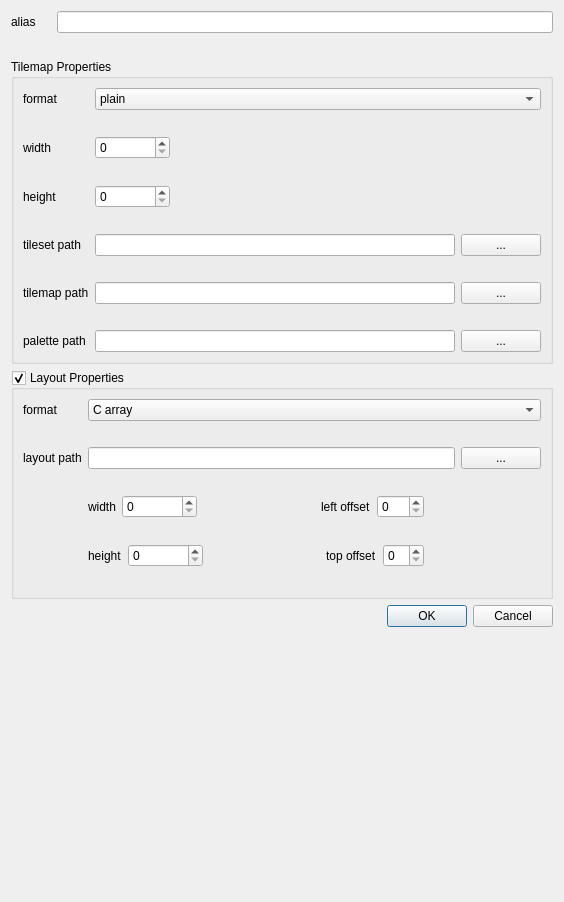
<?xml version="1.0" encoding="UTF-8"?>
<ui version="4.0">
 <class>RegionMapPropertiesDialog</class>
 <widget class="QDialog" name="RegionMapPropertiesDialog">
  <property name="geometry">
   <rect>
    <x>0</x>
    <y>0</y>
    <width>564</width>
    <height>902</height>
   </rect>
  </property>
  <property name="sizePolicy">
   <sizepolicy hsizetype="Minimum" vsizetype="Preferred">
    <horstretch>0</horstretch>
    <verstretch>0</verstretch>
   </sizepolicy>
  </property>
  <property name="windowTitle">
   <string>Region Map Properties</string>
  </property>
  <layout class="QFormLayout" name="formLayout_4">
   <property name="fieldGrowthPolicy">
    <enum>QFormLayout::AllNonFixedFieldsGrow</enum>
   </property>
   <item row="0" column="0">
    <widget class="QLabel" name="label">
     <property name="text">
      <string>alias</string>
     </property>
    </widget>
   </item>
   <item row="0" column="1">
    <widget class="QLineEdit" name="config_alias">
     <property name="toolTip">
      <string>A nickname for this region map that will differentiate it from others (should be unique).</string>
     </property>
    </widget>
   </item>
   <item row="1" column="1">
    <widget class="QLabel" name="message_alias">
     <property name="styleSheet">
      <string notr="true">color: #ff5c33</string>
     </property>
     <property name="text">
      <string/>
     </property>
    </widget>
   </item>
   <item row="4" column="0" colspan="2">
    <widget class="QGroupBox" name="groupBox">
     <property name="title">
      <string>Tilemap Properties</string>
     </property>
     <layout class="QFormLayout" name="formLayout">
      <item row="0" column="0">
       <widget class="QLabel" name="label_4">
        <property name="text">
         <string>format</string>
        </property>
       </widget>
      </item>
      <item row="0" column="1">
       <widget class="QComboBox" name="config_tilemapFormat">
        <property name="toolTip">
         <string>&lt;html&gt;&lt;head/&gt;&lt;body&gt;&lt;p&gt;The tilemap format can be either:&lt;/p&gt;&lt;p&gt;1) Plain (tilemap is a list of 8-bit tile indexes into the tileset)&lt;/p&gt;&lt;p&gt;2) 4BPP (tilemap entries are 16 bits, with x/y-flip, and palette index for 16 16-color palettes)&lt;/p&gt;&lt;p&gt;3) 8BPP (tilemap entries are 16 bits, with x/y-flip, single 256-color palette)&lt;/p&gt;&lt;/body&gt;&lt;/html&gt;</string>
        </property>
        <item>
         <property name="text">
          <string>plain</string>
         </property>
        </item>
        <item>
         <property name="text">
          <string>4bpp</string>
         </property>
        </item>
        <item>
         <property name="text">
          <string>8bpp</string>
         </property>
        </item>
       </widget>
      </item>
      <item row="1" column="1">
       <widget class="QLabel" name="message_tilemapFormat">
        <property name="styleSheet">
         <string notr="true">color: #ff5c33</string>
        </property>
        <property name="text">
         <string/>
        </property>
       </widget>
      </item>
      <item row="2" column="0">
       <widget class="QLabel" name="label_5">
        <property name="text">
         <string>width</string>
        </property>
       </widget>
      </item>
      <item row="3" column="1">
       <widget class="QLabel" name="message_tilemapWidth">
        <property name="styleSheet">
         <string notr="true">color: #ff5c33</string>
        </property>
        <property name="text">
         <string/>
        </property>
       </widget>
      </item>
      <item row="4" column="0">
       <widget class="QLabel" name="label_6">
        <property name="text">
         <string>height</string>
        </property>
       </widget>
      </item>
      <item row="4" column="1">
       <widget class="QSpinBox" name="config_tilemapHeight">
        <property name="sizePolicy">
         <sizepolicy hsizetype="Fixed" vsizetype="Fixed">
          <horstretch>0</horstretch>
          <verstretch>0</verstretch>
         </sizepolicy>
        </property>
        <property name="minimumSize">
         <size>
          <width>75</width>
          <height>0</height>
         </size>
        </property>
        <property name="toolTip">
         <string>The height of the tilemap</string>
        </property>
        <property name="maximum">
         <number>255</number>
        </property>
       </widget>
      </item>
      <item row="6" column="0">
       <widget class="QLabel" name="label_7">
        <property name="text">
         <string>tileset path</string>
        </property>
       </widget>
      </item>
      <item row="6" column="1">
       <widget class="QFrame" name="frame">
        <property name="frameShape">
         <enum>QFrame::NoFrame</enum>
        </property>
        <property name="frameShadow">
         <enum>QFrame::Raised</enum>
        </property>
        <layout class="QHBoxLayout" name="horizontalLayout">
         <property name="leftMargin">
          <number>0</number>
         </property>
         <property name="topMargin">
          <number>0</number>
         </property>
         <property name="rightMargin">
          <number>0</number>
         </property>
         <property name="bottomMargin">
          <number>0</number>
         </property>
         <item>
          <widget class="QLineEdit" name="config_tilemapImagePath">
           <property name="sizePolicy">
            <sizepolicy hsizetype="MinimumExpanding" vsizetype="Fixed">
             <horstretch>0</horstretch>
             <verstretch>0</verstretch>
            </sizepolicy>
           </property>
           <property name="minimumSize">
            <size>
             <width>350</width>
             <height>0</height>
            </size>
           </property>
           <property name="toolTip">
            <string>&lt;html&gt;&lt;head/&gt;&lt;body&gt;&lt;p&gt;Path to the tileset image (.png) relative to the project root.&lt;/p&gt;&lt;/body&gt;&lt;/html&gt;</string>
           </property>
          </widget>
         </item>
         <item>
          <widget class="QPushButton" name="browse_tilesetImagePath">
           <property name="text">
            <string>...</string>
           </property>
          </widget>
         </item>
        </layout>
       </widget>
      </item>
      <item row="7" column="1">
       <widget class="QLabel" name="message_tilemapImagePath">
        <property name="styleSheet">
         <string notr="true">color: #ff5c33</string>
        </property>
        <property name="text">
         <string/>
        </property>
       </widget>
      </item>
      <item row="8" column="0">
       <widget class="QLabel" name="label_8">
        <property name="text">
         <string>tilemap path</string>
        </property>
       </widget>
      </item>
      <item row="8" column="1">
       <widget class="QFrame" name="frame_2">
        <property name="toolTip">
         <string>&lt;html&gt;&lt;head/&gt;&lt;body&gt;&lt;p&gt;Path to the tilemap binary relative to the project root.&lt;/p&gt;&lt;/body&gt;&lt;/html&gt;</string>
        </property>
        <property name="frameShape">
         <enum>QFrame::NoFrame</enum>
        </property>
        <property name="frameShadow">
         <enum>QFrame::Raised</enum>
        </property>
        <layout class="QHBoxLayout" name="horizontalLayout_2">
         <property name="leftMargin">
          <number>0</number>
         </property>
         <property name="topMargin">
          <number>0</number>
         </property>
         <property name="rightMargin">
          <number>0</number>
         </property>
         <property name="bottomMargin">
          <number>0</number>
         </property>
         <item>
          <widget class="QLineEdit" name="config_tilemapBinPath"/>
         </item>
         <item>
          <widget class="QPushButton" name="browse_tilemapBinPath">
           <property name="text">
            <string>...</string>
           </property>
          </widget>
         </item>
        </layout>
       </widget>
      </item>
      <item row="9" column="1">
       <widget class="QLabel" name="message_tilemapBinPath">
        <property name="styleSheet">
         <string notr="true">color: #ff5c33</string>
        </property>
        <property name="text">
         <string/>
        </property>
       </widget>
      </item>
      <item row="10" column="0">
       <widget class="QLabel" name="label_11">
        <property name="text">
         <string>palette path</string>
        </property>
       </widget>
      </item>
      <item row="10" column="1">
       <widget class="QFrame" name="frame_3">
        <property name="frameShape">
         <enum>QFrame::NoFrame</enum>
        </property>
        <property name="frameShadow">
         <enum>QFrame::Plain</enum>
        </property>
        <layout class="QHBoxLayout" name="horizontalLayout_3">
         <property name="leftMargin">
          <number>0</number>
         </property>
         <property name="topMargin">
          <number>0</number>
         </property>
         <property name="rightMargin">
          <number>0</number>
         </property>
         <property name="bottomMargin">
          <number>0</number>
         </property>
         <item>
          <widget class="QLineEdit" name="config_tilemapPalettePath">
           <property name="toolTip">
            <string>&lt;html&gt;&lt;head/&gt;&lt;body&gt;&lt;p&gt;(optional) Path to the .pal JASC palette file&lt;/p&gt;&lt;/body&gt;&lt;/html&gt;</string>
           </property>
          </widget>
         </item>
         <item>
          <widget class="QPushButton" name="browse_tilemapPalettePath">
           <property name="text">
            <string>...</string>
           </property>
          </widget>
         </item>
        </layout>
       </widget>
      </item>
      <item row="5" column="1">
       <widget class="QLabel" name="message_tilemapHeight">
        <property name="styleSheet">
         <string notr="true">color: #ff5c33</string>
        </property>
        <property name="text">
         <string/>
        </property>
       </widget>
      </item>
      <item row="2" column="1">
       <widget class="QSpinBox" name="config_tilemapWidth">
        <property name="sizePolicy">
         <sizepolicy hsizetype="Fixed" vsizetype="Fixed">
          <horstretch>0</horstretch>
          <verstretch>0</verstretch>
         </sizepolicy>
        </property>
        <property name="minimumSize">
         <size>
          <width>75</width>
          <height>0</height>
         </size>
        </property>
        <property name="toolTip">
         <string>&lt;html&gt;&lt;head/&gt;&lt;body&gt;&lt;p&gt;The width of the tilemap&lt;/p&gt;&lt;/body&gt;&lt;/html&gt;</string>
        </property>
        <property name="maximum">
         <number>255</number>
        </property>
       </widget>
      </item>
     </layout>
    </widget>
   </item>
   <item row="6" column="0" colspan="2">
    <widget class="QGroupBox" name="group_layout">
     <property name="title">
      <string>Layout Properties</string>
     </property>
     <property name="checkable">
      <bool>true</bool>
     </property>
     <layout class="QFormLayout" name="formLayout_2">
      <item row="0" column="0">
       <widget class="QLabel" name="label_9">
        <property name="text">
         <string>format</string>
        </property>
       </widget>
      </item>
      <item row="0" column="1">
       <widget class="QComboBox" name="config_layoutFormat">
        <property name="toolTip">
         <string>&lt;html&gt;&lt;head/&gt;&lt;body&gt;&lt;p&gt;The format of the layout file, can be a C array in a text file with &amp;quot;MAPSEC_&amp;quot;-prefixed constants, or a binary file where each byte is a value of some &amp;quot;MAPSEC_&amp;quot;-prefixed constant.&lt;/p&gt;&lt;/body&gt;&lt;/html&gt;</string>
        </property>
        <item>
         <property name="text">
          <string>C array</string>
         </property>
        </item>
        <item>
         <property name="text">
          <string>binary</string>
         </property>
        </item>
       </widget>
      </item>
      <item row="1" column="1">
       <widget class="QLabel" name="message_layoutFormat">
        <property name="styleSheet">
         <string notr="true">color: #ff5c33</string>
        </property>
        <property name="text">
         <string/>
        </property>
       </widget>
      </item>
      <item row="2" column="0">
       <widget class="QLabel" name="label_10">
        <property name="text">
         <string>layout path</string>
        </property>
       </widget>
      </item>
      <item row="2" column="1">
       <widget class="QFrame" name="frame_5">
        <property name="frameShape">
         <enum>QFrame::NoFrame</enum>
        </property>
        <property name="frameShadow">
         <enum>QFrame::Raised</enum>
        </property>
        <layout class="QHBoxLayout" name="horizontalLayout_5">
         <property name="leftMargin">
          <number>0</number>
         </property>
         <property name="topMargin">
          <number>0</number>
         </property>
         <property name="rightMargin">
          <number>0</number>
         </property>
         <property name="bottomMargin">
          <number>0</number>
         </property>
         <item>
          <widget class="QLineEdit" name="config_layoutPath">
           <property name="toolTip">
            <string>&lt;html&gt;&lt;head/&gt;&lt;body&gt;&lt;p&gt;The path to the layout file, relative to the project root.&lt;/p&gt;&lt;/body&gt;&lt;/html&gt;</string>
           </property>
          </widget>
         </item>
         <item>
          <widget class="QPushButton" name="browse_layoutPath">
           <property name="text">
            <string>...</string>
           </property>
          </widget>
         </item>
        </layout>
       </widget>
      </item>
      <item row="3" column="1">
       <widget class="QLabel" name="message_layoutPath">
        <property name="styleSheet">
         <string notr="true">color: #ff5c33</string>
        </property>
        <property name="text">
         <string/>
        </property>
       </widget>
      </item>
      <item row="4" column="1">
       <widget class="QWidget" name="widget" native="true">
        <layout class="QHBoxLayout" name="horizontalLayout_7">
         <property name="leftMargin">
          <number>0</number>
         </property>
         <property name="topMargin">
          <number>0</number>
         </property>
         <property name="rightMargin">
          <number>0</number>
         </property>
         <property name="bottomMargin">
          <number>0</number>
         </property>
         <item>
          <widget class="QLabel" name="label_16">
           <property name="text">
            <string>width</string>
           </property>
          </widget>
         </item>
         <item>
          <widget class="QSpinBox" name="config_layoutWidth">
           <property name="sizePolicy">
            <sizepolicy hsizetype="Fixed" vsizetype="Fixed">
             <horstretch>0</horstretch>
             <verstretch>0</verstretch>
            </sizepolicy>
           </property>
           <property name="minimumSize">
            <size>
             <width>75</width>
             <height>0</height>
            </size>
           </property>
           <property name="toolTip">
            <string>&lt;html&gt;&lt;head/&gt;&lt;body&gt;&lt;p&gt;The layout width.&lt;/p&gt;&lt;/body&gt;&lt;/html&gt;</string>
           </property>
           <property name="minimum">
            <number>0</number>
           </property>
           <property name="maximum">
            <number>255</number>
           </property>
          </widget>
         </item>
         <item>
          <spacer name="horizontalSpacer_6">
           <property name="orientation">
            <enum>Qt::Horizontal</enum>
           </property>
           <property name="sizeHint" stdset="0">
            <size>
             <width>40</width>
             <height>20</height>
            </size>
           </property>
          </spacer>
         </item>
         <item>
          <widget class="QLabel" name="label_12">
           <property name="text">
            <string>left offset</string>
           </property>
          </widget>
         </item>
         <item>
          <widget class="QSpinBox" name="config_leftOffs">
           <property name="toolTip">
            <string>&lt;html&gt;&lt;head/&gt;&lt;body&gt;&lt;p&gt;The offset from the left of the tilemap where the layout starts.&lt;/p&gt;&lt;p&gt;(ie, coordinate (0,0) in the layout would be (offset left, offset top) in the tilemap).&lt;/p&gt;&lt;/body&gt;&lt;/html&gt;</string>
           </property>
           <property name="maximum">
            <number>255</number>
           </property>
          </widget>
         </item>
         <item>
          <spacer name="horizontalSpacer_3">
           <property name="orientation">
            <enum>Qt::Horizontal</enum>
           </property>
           <property name="sizeHint" stdset="0">
            <size>
             <width>85</width>
             <height>2</height>
            </size>
           </property>
          </spacer>
         </item>
        </layout>
       </widget>
      </item>
      <item row="5" column="1">
       <widget class="QLabel" name="message_layoutWidth">
        <property name="styleSheet">
         <string notr="true">color: #ff5c33</string>
        </property>
        <property name="text">
         <string/>
        </property>
       </widget>
      </item>
      <item row="6" column="1">
       <widget class="QWidget" name="widget_2" native="true">
        <layout class="QHBoxLayout" name="horizontalLayout_8">
         <property name="leftMargin">
          <number>0</number>
         </property>
         <property name="topMargin">
          <number>0</number>
         </property>
         <property name="rightMargin">
          <number>0</number>
         </property>
         <property name="bottomMargin">
          <number>0</number>
         </property>
         <item>
          <widget class="QLabel" name="label_17">
           <property name="text">
            <string>height</string>
           </property>
          </widget>
         </item>
         <item>
          <widget class="QSpinBox" name="config_layoutHeight">
           <property name="sizePolicy">
            <sizepolicy hsizetype="Fixed" vsizetype="Fixed">
             <horstretch>0</horstretch>
             <verstretch>0</verstretch>
            </sizepolicy>
           </property>
           <property name="minimumSize">
            <size>
             <width>75</width>
             <height>0</height>
            </size>
           </property>
           <property name="toolTip">
            <string>&lt;html&gt;&lt;head/&gt;&lt;body&gt;&lt;p&gt;The layout height.&lt;/p&gt;&lt;/body&gt;&lt;/html&gt;</string>
           </property>
           <property name="minimum">
            <number>0</number>
           </property>
           <property name="maximum">
            <number>255</number>
           </property>
          </widget>
         </item>
         <item>
          <spacer name="horizontalSpacer_7">
           <property name="orientation">
            <enum>Qt::Horizontal</enum>
           </property>
           <property name="sizeHint" stdset="0">
            <size>
             <width>87</width>
             <height>13</height>
            </size>
           </property>
          </spacer>
         </item>
         <item>
          <widget class="QLabel" name="label_13">
           <property name="text">
            <string>top offset</string>
           </property>
          </widget>
         </item>
         <item>
          <widget class="QSpinBox" name="config_topOffs">
           <property name="toolTip">
            <string>&lt;html&gt;&lt;head/&gt;&lt;body&gt;&lt;p&gt;The offset from the top of the tilemap where the layout starts.&lt;/p&gt;&lt;p&gt;(ie, coordinate (0,0) in the layout would be (offset left, offset top) in the tilemap).&lt;/p&gt;&lt;/body&gt;&lt;/html&gt;</string>
           </property>
          </widget>
         </item>
         <item>
          <spacer name="horizontalSpacer_5">
           <property name="orientation">
            <enum>Qt::Horizontal</enum>
           </property>
           <property name="sizeHint" stdset="0">
            <size>
             <width>87</width>
             <height>13</height>
            </size>
           </property>
          </spacer>
         </item>
        </layout>
       </widget>
      </item>
      <item row="7" column="1">
       <widget class="QLabel" name="message_layoutHeight">
        <property name="styleSheet">
         <string notr="true">color: #ff5c33</string>
        </property>
        <property name="text">
         <string/>
        </property>
       </widget>
      </item>
     </layout>
    </widget>
   </item>
   <item row="9" column="0">
    <spacer name="horizontalSpacer">
     <property name="orientation">
      <enum>Qt::Horizontal</enum>
     </property>
     <property name="sizeHint" stdset="0">
      <size>
       <width>40</width>
       <height>20</height>
      </size>
     </property>
    </spacer>
   </item>
   <item row="9" column="1">
    <widget class="QDialogButtonBox" name="buttonBox">
     <property name="orientation">
      <enum>Qt::Horizontal</enum>
     </property>
     <property name="standardButtons">
      <set>QDialogButtonBox::Cancel|QDialogButtonBox::Ok</set>
     </property>
    </widget>
   </item>
  </layout>
 </widget>
 <resources/>
 <connections>
  <connection>
   <sender>buttonBox</sender>
   <signal>accepted()</signal>
   <receiver>RegionMapPropertiesDialog</receiver>
   <slot>accept()</slot>
   <hints>
    <hint type="sourcelabel">
     <x>248</x>
     <y>254</y>
    </hint>
    <hint type="destinationlabel">
     <x>157</x>
     <y>274</y>
    </hint>
   </hints>
  </connection>
  <connection>
   <sender>buttonBox</sender>
   <signal>rejected()</signal>
   <receiver>RegionMapPropertiesDialog</receiver>
   <slot>reject()</slot>
   <hints>
    <hint type="sourcelabel">
     <x>316</x>
     <y>260</y>
    </hint>
    <hint type="destinationlabel">
     <x>286</x>
     <y>274</y>
    </hint>
   </hints>
  </connection>
 </connections>
</ui>
